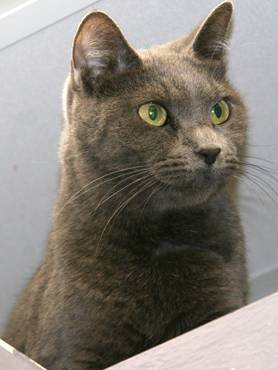
#> input picture test/img/11.jpg, 278 x 370 px, given as the content of the folder /home/agumbira/dev/data/dog_cat_kaggle/train, which was not available
$ python build_codebook.py
#> lines starting #> are read from the running program, lines starting #| are printed output that depends on the picture
### codebook.py
# coding=utf-8
import os
import sys
import time
import fnmatch
import pickle
import argparse
import cv2


def build_codebook(
        input_dir, output_path, alg='sift', vocab_size=240, verbose=False):
    """Build the codebook (dictionary) for all the images in input dir.

    :param input_dir: The input directory containing all the images.
    :type input_dir: str

    :param output_path: The codebook output path.
    :type output_path: str

    :param alg: The feature detection & description algorithm (SIFT/KAZE).
    :type alg: str

    :param vocab_size: The vocabulary size (the number of clusters).
    :type vocab_size: int

    :param verbose: Show the status every 1% of total images.
    :type verbose: bool
    """
#> called with alg = 'sift', vocab_size = 500, verbose = True
    if alg.lower() == 'sift':
        detector = cv2.xfeatures2d.SIFT_create()
    elif alg.lower() == 'kaze':
        detector = cv2.KAZE_create()
    else:
        print 'Unknown algorithm. Option: sift | kaze'
        return

    bow = cv2.BOWKMeansTrainer(vocab_size)
    # Read images
    for root, dirnames, filenames in os.walk(input_dir):
        if verbose:
            print 'Extracting descriptors of images in: %s ...' % root
        n_images = len(filenames)
        filenames = fnmatch.filter(filenames, '*.[Jj][Pp][Gg]')
        for index, filename in enumerate(filenames):
            n_chunk = int(round(float(n_images) / 100))
            n_chunk = 1 if n_chunk == 0 else n_chunk
            if index % n_chunk == 0 and verbose:
                print 'Processed: %s %% of images' % (index*100/n_images)
            # Get the descriptors
            image_path = os.path.join(root, filename)
            image = cv2.imread(image_path)
#> image is the input picture: shape (370, 278, 3); mean B, G, R 117.2, 125.9, 132.1
            gray = cv2.cvtColor(image, cv2.COLOR_BGR2GRAY)
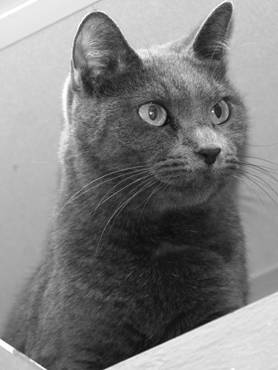
#> gray: shape (370, 278); min 7, max 255, mean 126.8
            keypoints, descriptors = detector.detectAndCompute(gray, None)
#> keypoints = 384 keypoints; strongest (x, y, size): (209, 43, 26.4), (150, 245, 104), (111, 73, 47), (223, 15, 14)
            bow.add(descriptors)

    # Cluster all the descriptors and save it into output file
    if verbose:
        print 'Clustering all the descriptors...'
#> (the run stopped early here; a loop or call above may not have finished)

$ run again, on test/img/2.jpg
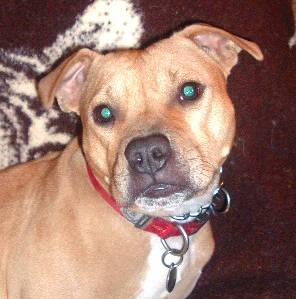
#> input picture test/img/2.jpg, 296 x 299 px, given as the content of the folder /home/agumbira/dev/data/dog_cat_kaggle/train, which was not available
#> in build_codebook, image is the input picture: shape (299, 296, 3); mean B, G, R 109.5, 121.6, 156.6
#> in build_codebook, `gray = cv2.cvtColor(image, cv2.COLOR_BGR2GRAY)`:
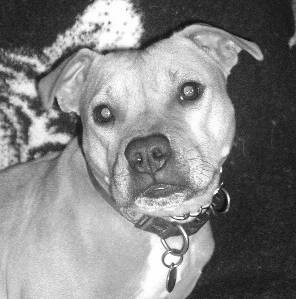
#> gray: shape (299, 296); min 5, max 255, mean 130.7
#> keypoints = 630 keypoints; strongest (x, y, size): (105, 52, 4.7), (209, 131, 37.8), (173, 264, 2.1), (63, 138, 7.1)

$ run again, on test/img/3.jpg
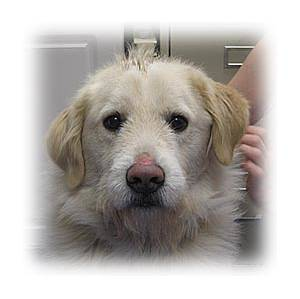
#> input picture test/img/3.jpg, 300 x 299 px, given as the content of the folder /home/agumbira/dev/data/dog_cat_kaggle/train, which was not available
#> in build_codebook, image is the input picture: shape (299, 300, 3); mean B, G, R 175.4, 179.7, 184.3
#> in build_codebook, `gray = cv2.cvtColor(image, cv2.COLOR_BGR2GRAY)`:
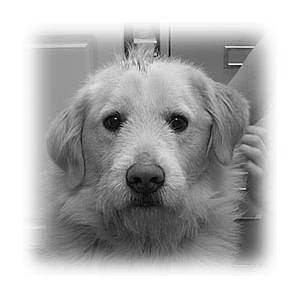
#> gray: shape (299, 300); min 0, max 255, mean 180.6
#> keypoints = 178 keypoints; strongest (x, y, size): (178, 122, 13.7), (114, 121, 14.3), (145, 185, 25.3), (230, 60, 39)
